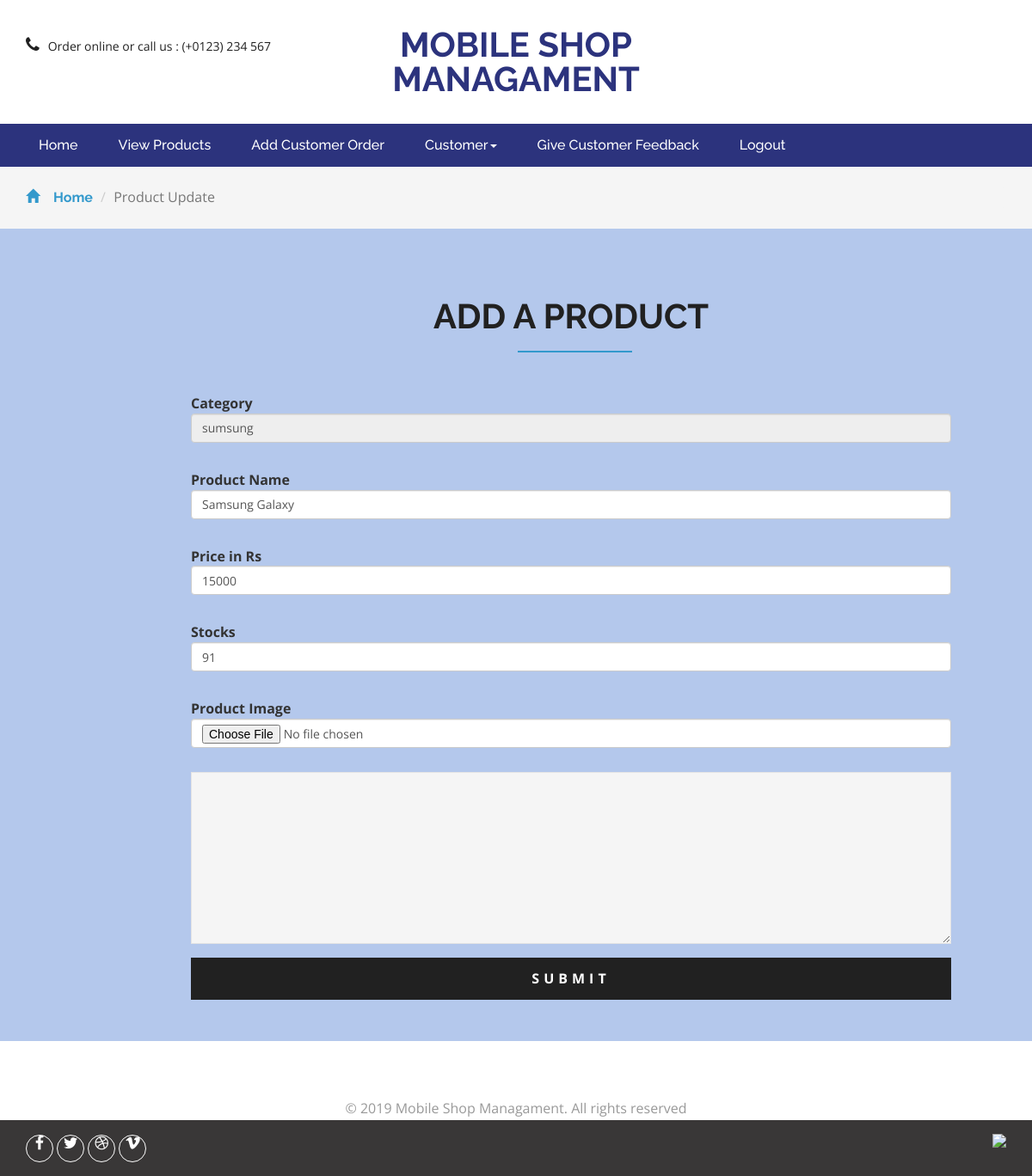
The app's page /updt_prod.php?p_id=1 with its own data.
### tables this page shows
CREATE TABLE `products` (
  `p_id` int(50) NOT NULL AUTO_INCREMENT,
  `prod_name` varchar(100) DEFAULT NULL,
  `item_price` varchar(100) DEFAULT NULL,
  `item_image` varchar(500) DEFAULT NULL,
  `item_desc` varchar(200) DEFAULT NULL,
  `c_id` varchar(200) DEFAULT NULL,
  `min_stock` varchar(200) DEFAULT '3',
  `total_stock` varchar(200) DEFAULT NULL,
  `cre_date` varchar(100) DEFAULT NULL,
  `p_active` varchar(100) DEFAULT '1',
  PRIMARY KEY (`p_id`)
);

### updt_prod.php (the view, shortened to what this page needs)
<?php include("header.php"); ?>
<div class="breadcrumbs">
    <div class="container">
        <ol class="breadcrumb breadcrumb1 animated wow slideInLeft" data-wow-delay=".5s">
            <li><a href="admin_dashboard.php"><span class="glyphicon glyphicon-home" aria-hidden="true"></span>Home</a></li>
            <li class="active">Product Update</li>
        </ol>
    </div>
</div>
<div class="footer">
    <div class="container">
        <div class="col-md-6 w3_agileits_contact_grid_right">
            <h2 class="w3_agile_header">Add a<span> Product</span></h2>
            <?php
                        include('../config.php');
                        $g_id=$_GET['p_id'];
                        $result = mysqli_query($connection, "SELECT * FROM `products` where p_id='$g_id'");
                        while ($row = mysqli_fetch_array($result)) {
                        ?>
            <form action="updt_prod.php" method="post" enctype="multipart/form-data">
                <span class="input input--ichiro">
                    <label>
                        Category
                    </label>
                    <input class="form-control" type="text" id="input-26" name="Category" value="<?php  echo $row['c_id']; ?>" readonly="" />
                </span>
                <span class="input input--ichiro">
                    <label>
                        Product Name
                    </label>
                    <input class="form-control" type="text" id="input-26" name="Name" value="<?php  echo $row['prod_name']; ?>" required="" />
                </span>
                <span class="input input--ichiro">
                    <label>
                        Price in Rs
                    </label>
                    <input class="form-control" type="text" id="input-26" name="price" value="<?php  echo $row['item_price']; ?>" required="" />
                </span>
                <span class="input input--ichiro">
                    <label>
                        Stocks
                    </label>
                    <input class="form-control" type="number" id="input-26" name="stocks" min="0" value="<?php  echo $row['total_stock']; ?>" required="" />
                </span>
                <span class="input input--ichiro">
                    <label>
                        Product Image
                    </label>
                    <input type="file" class="form-control" id="input-26" name="pdffile"  required="" />
                </span>
                <textarea  name="desc"  value="<?php  echo $row['item_desc']; ?>" required=""></textarea>
                <input type="submit" name="submit" value="Submit">
            </form>
            <?php } ?>
        </div>
    </div>
</div>
<?php include("footer.php"); ?>

### style.css (style rules this page uses)
html, body { font-size: 100%; font-family: 'Open Sans', sans-serif; background:#ffffff; }
ul li,ol li { font-size:14px; }
h1,h2,h3,h4,h5,h6,a { font-family: 'Raleway', sans-serif; margin:0; font-weight:700; }
ul,label { margin:0; padding:0; }
input[type="submit"],#PPMiniCart .minicart-submit,.w3ls_vegetables ul li a,input[type="reset"],.agileinfo_mail_grid_left ul li a,.events_bottom_left2 ul li a,.w3ls_service_grids1_right a,ul.agileits_social_icons li a,.w3l_banner_nav_right_banner_pet a,.w3ls_w3l_banner_nav_right_grid_head_grid ul li a,.products-breadcrumb ul li a,.w3_footer_grid ul li a,.w3l_fresh_vegetables_grid ul li a,.wthree_footer_copy p a,.agile_top_brand_left_grid1 .button,.w3ls_logo_products_left1 ul.special_items li a,.w3ls_logo_products_left1 ul.phone_email li a { transition: .5s ease-in; -webkit-transition: .5s ease-in; -moz-transition: .5s ease-in; -o-transition: .5s ease-in; -ms-transition: .5s ease-in; }
.footer { padding: 5em 0 2em; background: #9db7e6c2; }
.breadcrumb1 li span { left: 0em; padding-right: 1em; color: #3399cc; }
.breadcrumbs { padding: 1.5em 0; background: #f5f5f5; }
.breadcrumb { margin-bottom: 0 !important; padding: 0 !important; }
.breadcrumb1 li { font-size: 1em; color: #999; }
.breadcrumb1 li a { color: #3399cc; text-decoration: none; }
h3.w3_agile_header,h2.w3_agile_header { text-align: center; color: #212121; padding-bottom: .5em; position: relative; font-size: 2.5em; text-transform: uppercase }
h3.w3_agile_header:after,h2.w3_agile_header:after { content: ''; background: #3399cc; height: 2px; width: 15%; position: absolute; bottom: 0%; left: 43%; }
.w3_agileits_contact_grid_right { padding:0 4em 0 12em; }
.w3_agileits_contact_grid_right form { padding:1em 0 0; }
.input { position: relative; z-index: 1; display: inline-block; margin: 0; max-width: 100%; width: calc(100% - 0em); vertical-align: top; }
.input--ichiro { margin-top: 2em; }
.w3_agileits_contact_grid_right textarea { outline: none; width: 100%; background: #f5f5f5; color: #212121; padding: 10px; font-size: 14px; border: 1px solid #e4e4e4; min-height: 200px; font-weight: bold; margin: 2em 0 0; }
.w3_agileits_contact_grid_right input[type="submit"] { outline: none; width: 100%; background: #212121; color: #fff; padding: 0.8em 0; font-size: 1em; font-weight: bold; border: none; text-transform: uppercase; margin: 1em 0 0; letter-spacing: 5px; }
.glyphicon { position: relative; top: 1px; display: inline-block; font-family: 'Glyphicons Halflings'; font-style: normal; font-weight: 400; line-height: 1; -webkit-font-smoothing: antialiased; -moz-osx-font-smoothing: grayscale; color: #777; }

### records on screen
products: Category "sumsung", Name "Samsung Galaxy", price "15000", stocks "91"
